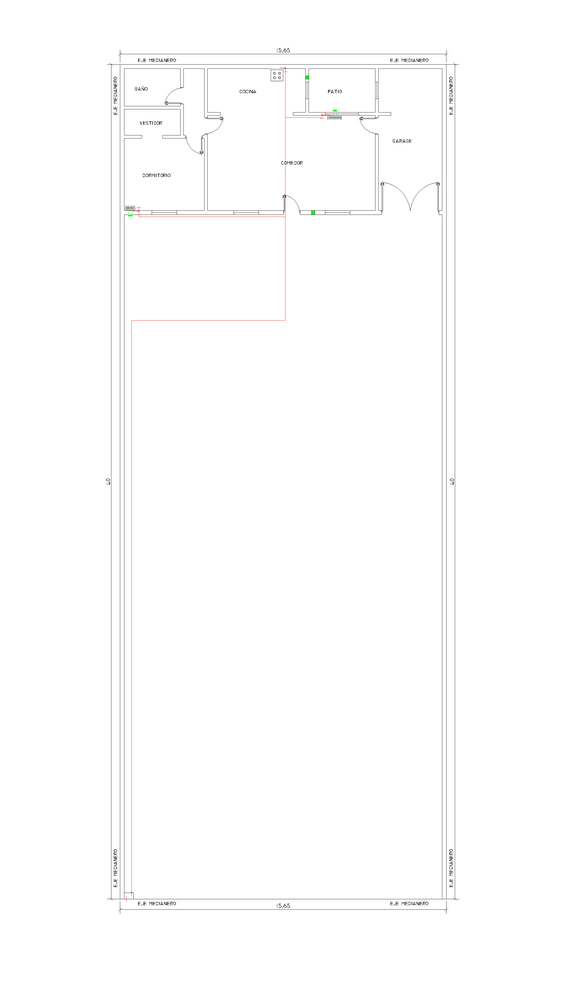
#> input picture backend/src/imagen_entrada/planta_1.png, 562 x 1000 px, shrunk from 2160 x 3840 before the run, found by its file name
$ python _5_0_1_detectar_medidor.py
#> lines starting #> are read from the running program, lines starting #| are printed output that depends on the picture; after the words box and inside, x2 and y2 are one past the last pixel; in counts of white or black regions, pixels touching at a corner belong together
#> further down, image is the input picture: shape (1000, 562, 3); mean B, G, R 253.3, 253.3, 253.5
import cv2
import numpy as np
import os

def encontrar_medidor_por_ubicacion_fija(image, ancho_medidor=0.40, alto_medidor=0.30, resolucion=15.65, tolerancia=20):
    # Proporción en píxeles para la escala del plano
#> called with ancho_medidor = 0.4, alto_medidor = 0.3, resolucion = 15.65, tolerancia = 20
    height, width, _ = image.shape
#> height = 1000; width = 562
    metros_a_pixeles = width / resolucion  # Resolución horizontal (metros en la parte inferior)
#> metros_a_pixeles = 35.91

    # Dimensiones del medidor en píxeles
    ancho_medidor_px = int(ancho_medidor * metros_a_pixeles)
#> ancho_medidor_px = 14
    alto_medidor_px = int(alto_medidor * metros_a_pixeles)
#> alto_medidor_px = 10

    # Limitar la búsqueda a la parte más inferior del plano (últimos 10% de la imagen)
    y_inferior = int(height * 0.90)
#> y_inferior = 900
    sub_image = image[y_inferior:, :]
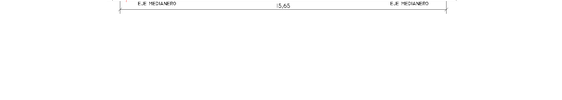
#> sub_image: shape (100, 562, 3); mean B, G, R 254.1, 254.1, 254.1

    # Convertir la imagen a escala de grises y aplicar detección de bordes
    gray = cv2.cvtColor(sub_image, cv2.COLOR_BGR2GRAY)
    edged = cv2.Canny(gray, 50, 150)
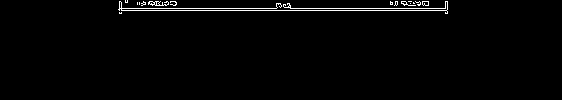
#> edged: shape (100, 562); 1.6% white in thin lines or dots, all inside (x1, y1, x2, y2) = (118, 0, 448, 14)

    # Encontrar contornos
    contours, _ = cv2.findContours(edged, cv2.RETR_TREE, cv2.CHAIN_APPROX_SIMPLE)
#> contours = 26 contours, 22 with area under 20; largest, box (x1, y1, x2, y2) and area: (148, 1, 169, 6) 38, (118, 1, 448, 14) 29, (422, 1, 429, 6) 22, (422, 1, 429, 6) 21

    # Buscar el primer rectángulo desde la esquina inferior izquierda que coincida con las dimensiones del medidor
    for contour in contours:
        x, y, w, h = cv2.boundingRect(contour)
        # Comprobamos si las dimensiones coinciden con las del medidor (aumentamos la tolerancia)
        if (ancho_medidor_px - tolerancia) <= w <= (ancho_medidor_px + tolerancia) and (alto_medidor_px - tolerancia) <= h <= (alto_medidor_px + tolerancia):
            # Coordenada absoluta en la imagen completa
            x_abs = x
            y_abs = y + y_inferior

            # Crear una nueva imagen que contenga solo el medidor
            medidor_sin_fondo = np.zeros_like(image)
            medidor_sin_fondo[y_abs:y_abs+h, x_abs:x_abs+w] = image[y_abs:y_abs+h, x_abs:x_abs+w]

            # Guardar la imagen del medidor sin fondo
            cv2.imwrite('/home/Maia/planeargas/backend/src/detecciones/medidor_sin_fondo.png', medidor_sin_fondo)

            # Retornar las coordenadas y dimensiones del medidor
            return (x_abs, y_abs, w, h)
#> this loop made 1 pass
#> (x, y, w, h, x_abs, y_abs) on pass 1: (119, 12, 3, 2, 119, 912)

    return None  # Si no se encuentra el medidor

def guardar_ubicacion_txt(x_abs, y_abs, w, h, output_txt_path):
    # Crear el archivo de texto con las coordenadas del medidor
    with open(output_txt_path, 'w') as file:
        file.write(f"Coordenadas del medidor de gas:\n")
        file.write(f"Posición X: {x_abs} píxeles\n")
        file.write(f"Posición Y: {y_abs} píxeles\n")
        file.write(f"Ancho del medidor: {w} píxeles\n")
        file.write(f"Alto del medidor: {h} píxeles\n")
    print(f"Ubicación guardada en {output_txt_path}")

# Verificar si la imagen se carga correctamente
image_path = '/home/Maia/planeargas/backend/src/imagen_entrada/planta_1.png'
if os.path.exists(image_path):
    image = cv2.imread(image_path)
    if image is None:
        print(f"Error: No se pudo cargar la imagen en {image_path}. Verifica el archivo y la ruta.")
    else:
        # Ejecutar la función para encontrar el medidor por ubicación fija
        medidor_coordenadas = encontrar_medidor_por_ubicacion_fija(image)
#> medidor_coordenadas = (119, 912, 3, 2)

        if medidor_coordenadas:
            x_abs, y_abs, w, h = medidor_coordenadas
#> x_abs = 119; y_abs = 912; w = 3; h = 2
            print(f"Medidor encontrado en las coordenadas (x, y): ({x_abs}, {y_abs}) con ancho: {w} y alto: {h} píxeles")
#| Medidor encontrado en las coordenadas (x, y): (119, 912) con ancho: 3 y alto: 2 píxeles

            # Guardar las coordenadas en un archivo de texto
            output_txt_path = '/home/Maia/planeargas/backend/src/detecciones/ubicacion_medidor.txt'
            guardar_ubicacion_txt(x_abs, y_abs, w, h, output_txt_path)
        else:
            print("Medidor no encontrado")
else:
    print(f"Error: La ruta {image_path} no existe. Verifica si el archivo está en la ubicación correcta.")

$ run again, with backend/src/imagen_entrada/planta_12.png copied over backend/src/imagen_entrada/planta_1.png
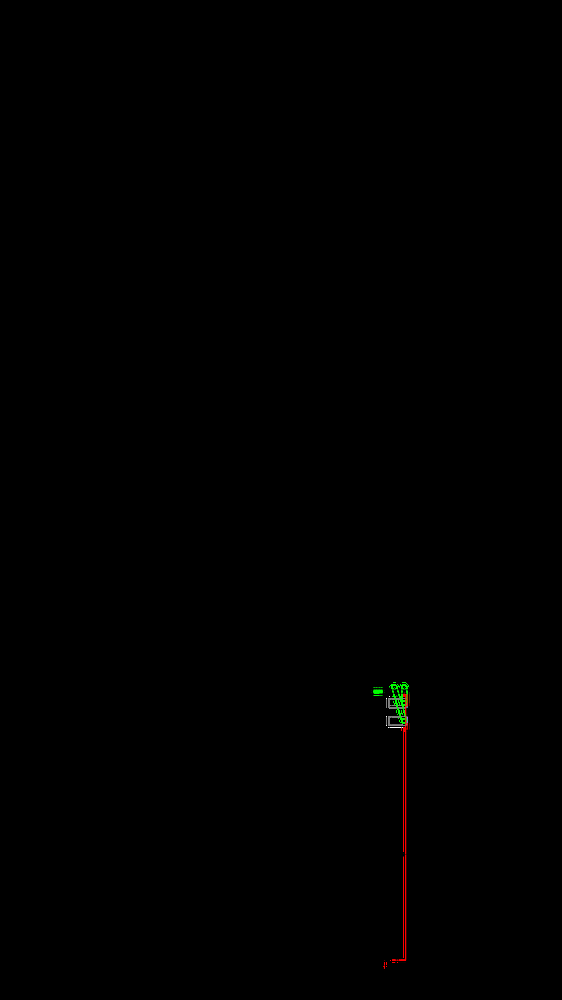
#> input picture backend/src/imagen_entrada/planta_12.png, 562 x 1000 px, shrunk from 2160 x 3840 before the run, found by its file name
#> image is the input picture: shape (1000, 562, 3); mean B, G, R 0.1, 0.2, 0.3
#> in encontrar_medidor_por_ubicacion_fija, `sub_image = image[y_inferior:, :]`:
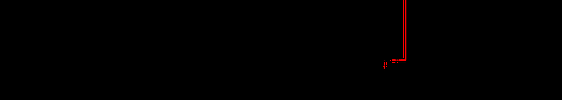
#> sub_image: shape (100, 562, 3); mean B, G, R 0, 0, 0.8
#> in encontrar_medidor_por_ubicacion_fija, `edged = cv2.Canny(gray, 50, 150)`:
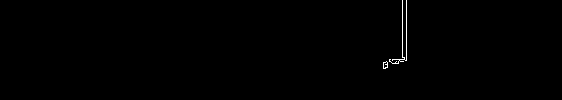
#> edged: shape (100, 562); 0.32% white in thin lines or dots, all inside (x1, y1, x2, y2) = (383, 0, 407, 69)
#> contours = 3 contours, 1 with area under 20; largest, box (x1, y1, x2, y2) and area: (383, 61, 388, 69) 24, (383, 61, 388, 69) 20
#> the loop in encontrar_medidor_por_ubicacion_fija, `for contour in contours:` made 1 pass
#> (x, y, w, h, x_abs, y_abs) on pass 1: (383, 61, 5, 8, 383, 961)
#> medidor_coordenadas = (383, 961, 5, 8)
#> `x_abs, y_abs, w, h = medidor_coordenadas`: x_abs = 383; y_abs = 961; w = 5; h = 8
#| Medidor encontrado en las coordenadas (x, y): (383, 961) con ancho: 5 y alto: 8 píxeles
